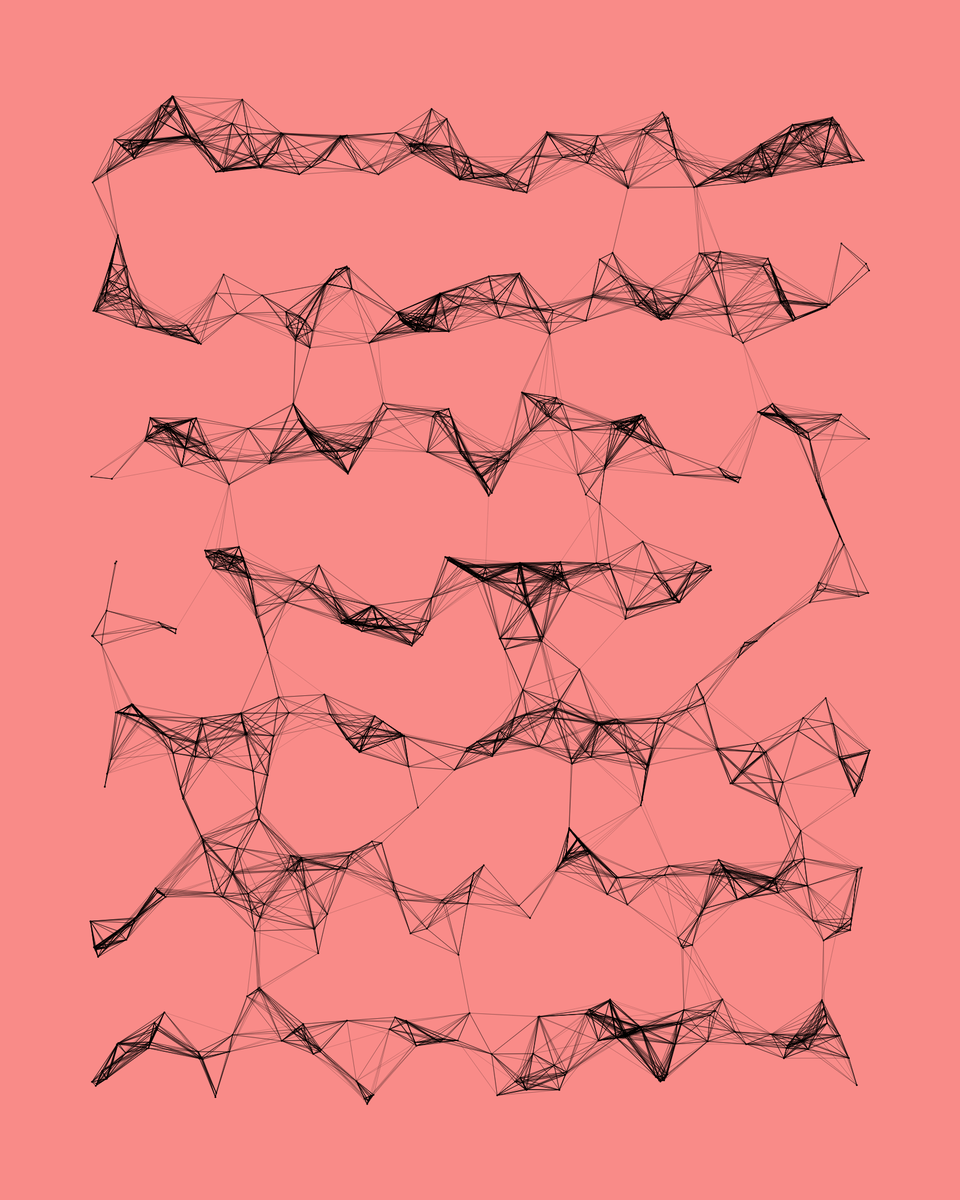
Frame 1 (no input)
Frame 60 (no input): identical to frame 1, image omitted
Frame 120 (the mouse pressed at the canvas centre since frame 60): identical to frame 1, image omitted

The p5.js sketch that drew this single still picture (run headless with seeded random() and noise() and a simulated clock; from frame 60 on, the mouse is pressed at the canvas centre):

// p5.js sketch
// ── sketch.js
// Noise study
const DOB = 250892;
let bleed = 150; // how big is the bleed off the edge of the canvas
let particles = [];
let dmax = 120;
let numBenches = 7;
let particlesPerBench = 120;
let numParticles = numBenches * particlesPerBench;
let benchRatio = 1.1; // Leave
let benchWidth;

function setup() {
	createCanvas(1600,2000);
	background(249,139,136);
	noiseSeed(DOB);
	randomSeed(DOB);
	benchWidth = benchRatio*height/numBenches;

	// generate particle positions along some number of "benches"
	for (let bench = 1; bench <= numBenches; bench++){
		let centreOfBench = height*(bench)/(numBenches +1 )- benchWidth/2;
		for (let i = 0; i < particlesPerBench; i++){
			let x = random(bleed, width-bleed);
			// let y = random(centreOfBench - benchRatio*height/numBenches, centreOfBench + benchRatio*height/numBenches);
			let y = centreOfBench + benchWidth*noise(0.03*x, bench);
			particles.push(new Particle(x, y));

		}
	}

	// Display the particles
	for (let i = particles.length - 1; i >= 0; i--) {
		// particles[i].update(i);		// Update location and position in array
		particles[i].linkup();		// Draw lines between particles
	}
	// Separate loop for show() so that particles are last thing drawn (no over-drawing)
	for (let i = particles.length - 1; i >= 0; i--) {
		particles[i].show();			// Show the particle
	}
}


function draw() {

}


class Particle {
	constructor(x_, y_){
		this.i = 0;
		// this.r = random(3,8);
		this.r = 3;
		this.x = x_;
		this.y = y_;
		this.v = random(1e-1,2);
		this.theta = random(TWO_PI);
		this.vx = this.v * cos(this.theta);
		this.vy = this.v * sin(this.theta);

	}


	show() {
		stroke(0); fill(0);
		strokeWeight(this.r);
		// noStroke();
		rectMode(CENTER);
		// rect(this.x, this.y, this.r,this.r);
		point(this.x,this.y);
	}

	linkup() {
		// Draw the lines between particles.
		for (let j = this.i + 1; j < particles.length; j++){ // Draw from jth element to elements after j. Save doubling up the lines.
			let v1 = createVector(this.x,this.y);
			let v2 = createVector(particles[j].x, particles[j].y);

			let v3 = v1.copy();
			v3.sub(v2);
			let d = v3.mag(); // Minimise calls to mag() by saving in variable.
			if (d <= dmax) { // save some cycles - don't bother doing calculations if distance is too great anyway.
			d = constrain(d,20,dmax);
			let alpha = map(d,0,dmax,230,20, 1);
			// stroke(205,102,204,alpha); // Pink
			// stroke(0,alpha);
			// stroke(0,75*(255/162),255,alpha);
			stroke(0,alpha);
			strokeWeight(1);
			line(this.x,this.y,particles[j].x,particles[j].y);
			// console.log(d);
			}
		}
	}



}
